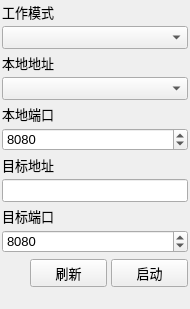
<?xml version="1.0" encoding="UTF-8"?>
<ui version="4.0">
 <class>NetworkSettingsBox</class>
 <widget class="QWidget" name="NetworkSettingsBox">
  <property name="geometry">
   <rect>
    <x>0</x>
    <y>0</y>
    <width>190</width>
    <height>309</height>
   </rect>
  </property>
  <property name="minimumSize">
   <size>
    <width>128</width>
    <height>128</height>
   </size>
  </property>
  <property name="font">
   <font>
    <pointsize>10</pointsize>
   </font>
  </property>
  <property name="windowTitle">
   <string>Form</string>
  </property>
  <layout class="QVBoxLayout" name="verticalLayout">
   <property name="spacing">
    <number>4</number>
   </property>
   <property name="leftMargin">
    <number>2</number>
   </property>
   <property name="topMargin">
    <number>2</number>
   </property>
   <property name="rightMargin">
    <number>2</number>
   </property>
   <property name="bottomMargin">
    <number>2</number>
   </property>
   <item>
    <widget class="QLabel" name="label_WorkMode">
     <property name="font">
      <font>
       <pointsize>10</pointsize>
      </font>
     </property>
     <property name="text">
      <string>工作模式</string>
     </property>
    </widget>
   </item>
   <item>
    <widget class="AutoWidthCombobox" name="comboBox_WorkMode">
     <property name="font">
      <font>
       <pointsize>10</pointsize>
      </font>
     </property>
    </widget>
   </item>
   <item>
    <widget class="QLabel" name="label_LocalAddress">
     <property name="font">
      <font>
       <pointsize>10</pointsize>
      </font>
     </property>
     <property name="text">
      <string>本地地址</string>
     </property>
    </widget>
   </item>
   <item>
    <widget class="AutoWidthCombobox" name="comboBox_LocalAddress"/>
   </item>
   <item>
    <widget class="QLabel" name="label_LocalPort">
     <property name="font">
      <font>
       <pointsize>10</pointsize>
      </font>
     </property>
     <property name="text">
      <string>本地端口</string>
     </property>
    </widget>
   </item>
   <item>
    <widget class="QSpinBox" name="spinBox_LocalPort">
     <property name="layoutDirection">
      <enum>Qt::LayoutDirection::LeftToRight</enum>
     </property>
     <property name="maximum">
      <number>65535</number>
     </property>
     <property name="value">
      <number>8080</number>
     </property>
    </widget>
   </item>
   <item>
    <widget class="QLabel" name="label_TargetAddress">
     <property name="font">
      <font>
       <pointsize>10</pointsize>
      </font>
     </property>
     <property name="text">
      <string>目标地址</string>
     </property>
    </widget>
   </item>
   <item>
    <widget class="QLineEdit" name="lineEdit_TargetAddress">
     <property name="font">
      <font>
       <pointsize>10</pointsize>
      </font>
     </property>
    </widget>
   </item>
   <item>
    <widget class="QLabel" name="label_TargetPort">
     <property name="font">
      <font>
       <pointsize>10</pointsize>
      </font>
     </property>
     <property name="text">
      <string>目标端口</string>
     </property>
    </widget>
   </item>
   <item>
    <widget class="QSpinBox" name="spinBox_TargetPort">
     <property name="layoutDirection">
      <enum>Qt::LayoutDirection::LeftToRight</enum>
     </property>
     <property name="maximum">
      <number>65535</number>
     </property>
     <property name="value">
      <number>8080</number>
     </property>
    </widget>
   </item>
   <item>
    <widget class="QWidget" name="widget" native="true">
     <property name="minimumSize">
      <size>
       <width>0</width>
       <height>32</height>
      </size>
     </property>
     <property name="maximumSize">
      <size>
       <width>16777215</width>
       <height>48</height>
      </size>
     </property>
     <layout class="QHBoxLayout" name="horizontalLayout">
      <property name="spacing">
       <number>4</number>
      </property>
      <property name="leftMargin">
       <number>0</number>
      </property>
      <property name="topMargin">
       <number>0</number>
      </property>
      <property name="rightMargin">
       <number>0</number>
      </property>
      <property name="bottomMargin">
       <number>0</number>
      </property>
      <item>
       <widget class="LED_Widget" name="led" native="true">
        <property name="minimumSize">
         <size>
          <width>24</width>
          <height>24</height>
         </size>
        </property>
        <property name="maximumSize">
         <size>
          <width>24</width>
          <height>24</height>
         </size>
        </property>
       </widget>
      </item>
      <item>
       <widget class="QPushButton" name="button_Refresh">
        <property name="minimumSize">
         <size>
          <width>32</width>
          <height>0</height>
         </size>
        </property>
        <property name="font">
         <font>
          <pointsize>10</pointsize>
         </font>
        </property>
        <property name="text">
         <string>刷新</string>
        </property>
       </widget>
      </item>
      <item>
       <widget class="ToggleButton" name="button_Switch">
        <property name="minimumSize">
         <size>
          <width>32</width>
          <height>0</height>
         </size>
        </property>
        <property name="font">
         <font>
          <pointsize>10</pointsize>
         </font>
        </property>
        <property name="text">
         <string>启动</string>
        </property>
       </widget>
      </item>
     </layout>
    </widget>
   </item>
   <item>
    <widget class="ScrollableListWidget" name="clientListWidget" native="true">
     <property name="minimumSize">
      <size>
       <width>64</width>
       <height>32</height>
      </size>
     </property>
    </widget>
   </item>
  </layout>
 </widget>
 <customwidgets>
  <customwidget>
   <class>LED_Widget</class>
   <extends>QWidget</extends>
   <header>led_widget.h</header>
   <container>1</container>
  </customwidget>
  <customwidget>
   <class>ScrollableListWidget</class>
   <extends>QWidget</extends>
   <header>scrollable_list_widget.h</header>
   <container>1</container>
  </customwidget>
  <customwidget>
   <class>ToggleButton</class>
   <extends>QPushButton</extends>
   <header>toggle_button.h</header>
  </customwidget>
  <customwidget>
   <class>AutoWidthCombobox</class>
   <extends>QComboBox</extends>
   <header>auto_width_combobox.h</header>
  </customwidget>
 </customwidgets>
 <resources/>
 <connections/>
</ui>
